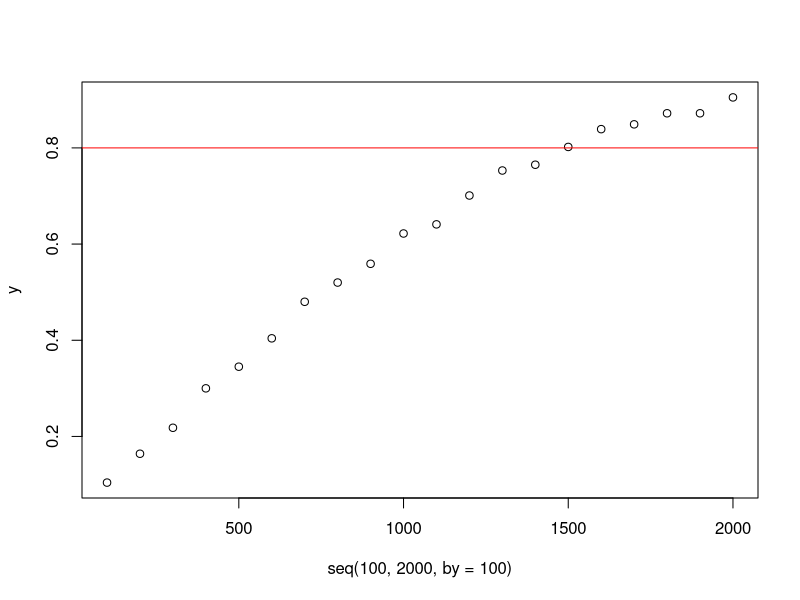
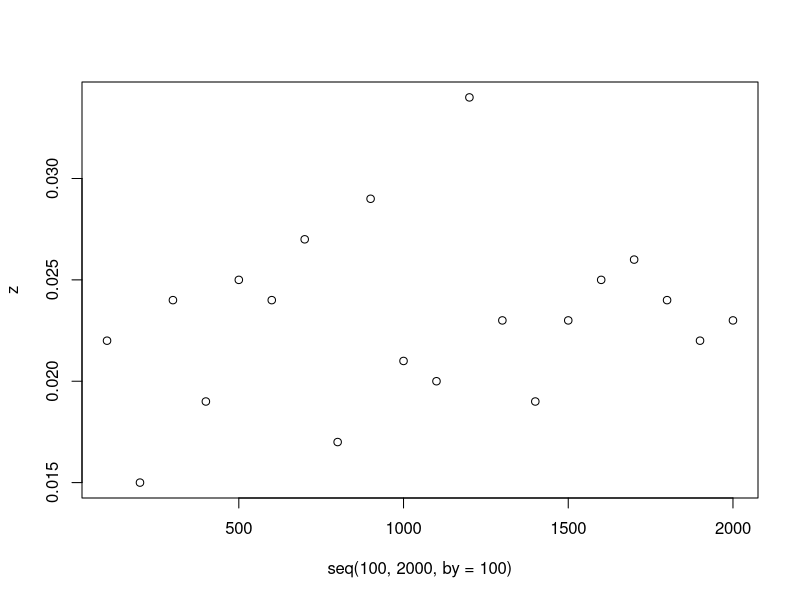
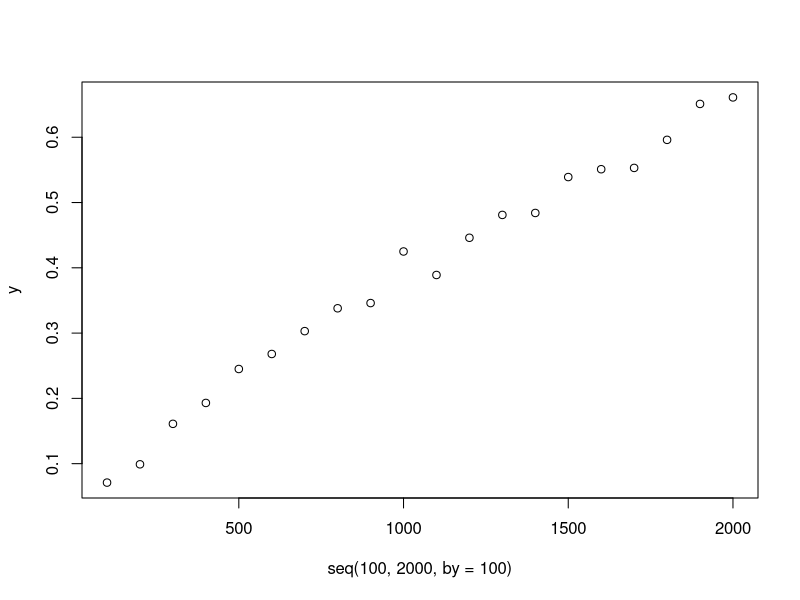

These figures' R source, in order:
################################################################################
# Exercise 2
################################################################################

f1 <- function(n, piE, piC, numsim = 1000){
  sE <- rbinom(numsim, n, piE)
  sC <- rbinom(numsim, n, piC)
  pvals <- sapply(1:numsim, FUN = function(i) prop.test(x = c(sE[i], sC[i]), n = c(n, n),
                                                        alternative = "less")$p.value)
  mean(pvals < 0.025)
}

#It generates 1000 samples for both treatment arms under the assumed alternative
#hypothesis (note: feel free to increase numsim where necessary). Then, it
#determines whether the null hypothesis is to be rejected or not. The proportion
#of rejections equals the power, which is returned by the function. Make sure to
#understand each of the commands in the function.

?rbinom #rbinom(n, size, prob), rbinom generates random deviates

#####QUESTION 1######

#Run f1() for n=100,200,300,...,2000. Store the output and plot the power curve.
#Note: warning messages due to low expected values can be ignored. Based on this
#initial assessment, how many subjects are (approximately) needed in each
#treatment arm to obtain a power of 0.80?
  
piE <- 0.35
piC <- 0.4
seq(100,2000,by=100)
y <- NULL
for (n in seq(100,2000,by=100)){
 y[n] <- (f1(n, piE, piC, numsim = 1000))
  }

f1(100, piE, piC, numsim = 1000) #0.092
f1(200, piE, piC, numsim = 1000) #0.146
f1(300, piE, piC, numsim = 1000) #0.222

y <- y[seq(100,2000,by=100)]
y

plot(seq(100,2000,by=100),y)
abline(h=0.8,col="red")


#####QUESTION 2######

#The function f1() can also be used to obtain the empirical type 1 error rate.
#Run f1() again, this time to determine the empirical type 1 error rate, for the
#same values of n. Again, generate a plot to visualize the results.

#type I error (or error of the first kind) is the incorrect rejection of a true
#null hypothesis. if the null hypothesis is true piE must be the sam as piC, so
#both 0.4

z <- NULL
for (n in seq(100,2000,by=100)){
  z[n] <- (f1(n, 0.4, 0.4, numsim = 1000))
}
z <- z[seq(100,2000,by=100)]
z
plot(seq(100,2000,by=100),z)


#####QUESTION 3######

#Now suppose that, for ethical and/or logistical reasons, the investigator wants
#to be able to halt the trial if the observed difference already is significant
#after observing the outcomes for half of the subjects (if it is not significant
#at that point, the trial is to be continued until all 2n subjects are
#included). Assuming that the same alpha of 0.025 is used in both tests? Adjust
#f1() to represent this sequential testing scenario, and repeat the exercises
#above. What would be the impact on the power and type 1 error?

f2 <- function(n, piE, piC, numsim = 1000){
  sE <- rbinom(numsim, (0.5*n), piE)
  sC <- rbinom(numsim, (0.5*n), piC)
  pvals <- sapply(1:numsim, FUN = function(i) prop.test(x = c(sE[i], sC[i]), n = c((0.5*n), (0.5*n)),
                                                        alternative = "less")$p.value)
  
  n.signif <- mean(pvals < 0.025)
  fulltrial <- sum((pvals > 0.025) == TRUE)

  nonsig <- numeric(0)
  
  for(i in 1:numsim){
    if(pvals[i] < 0.025){
     nonsig[i] <- 0
    }
    else{
     nonsig[i] <- 1
    }
  }
  
  r.sE <- nonsig*sE
  r.sE <- r.sE[!r.sE %in% 0]
  sE2 <- rbinom(fulltrial, (0.5*n), piE)
  sEt <- (r.sE+sE2)
  
  r.sC <- nonsig*sC
  r.sC <- r.sC[!r.sC %in% 0]
  sC2 <- rbinom(fulltrial, (0.5*n), piE)
  sCt <- (r.sC+sC2)

  
  pvals2 <- sapply(1:length(sEt), FUN = function(i) prop.test(x = c(sEt[i], sCt[i]), n = c(n, n),
                                                        alternative = "less")$p.value)
  n.signif.retrial <- mean(pvals2 < 0.025)
  n.signif2 <- (n.signif.retrial*(fulltrial/numsim))
  
  n.signif+n.signif2
  
}

f2(300, piE, piC, numsim = 1000) #0.092

piE <- 0.35
piC <- 0.4
seq(100,2000,by=100)
y <- NULL
for (n in seq(100,2000,by=100)){
  y[n] <- (f2(n, piE, piC, numsim = 1000))
}

y <- y[seq(100,2000,by=100)]
y

plot(seq(100,2000,by=100),y)
abline(h=0.8,col="red")

#####QUESTION 4######

#What is the impact of choosing ??=0.001 for the interim analysis (i.e. only
#halting the trial early if the evidence in favour of the experimental treatment
#is very clear)?